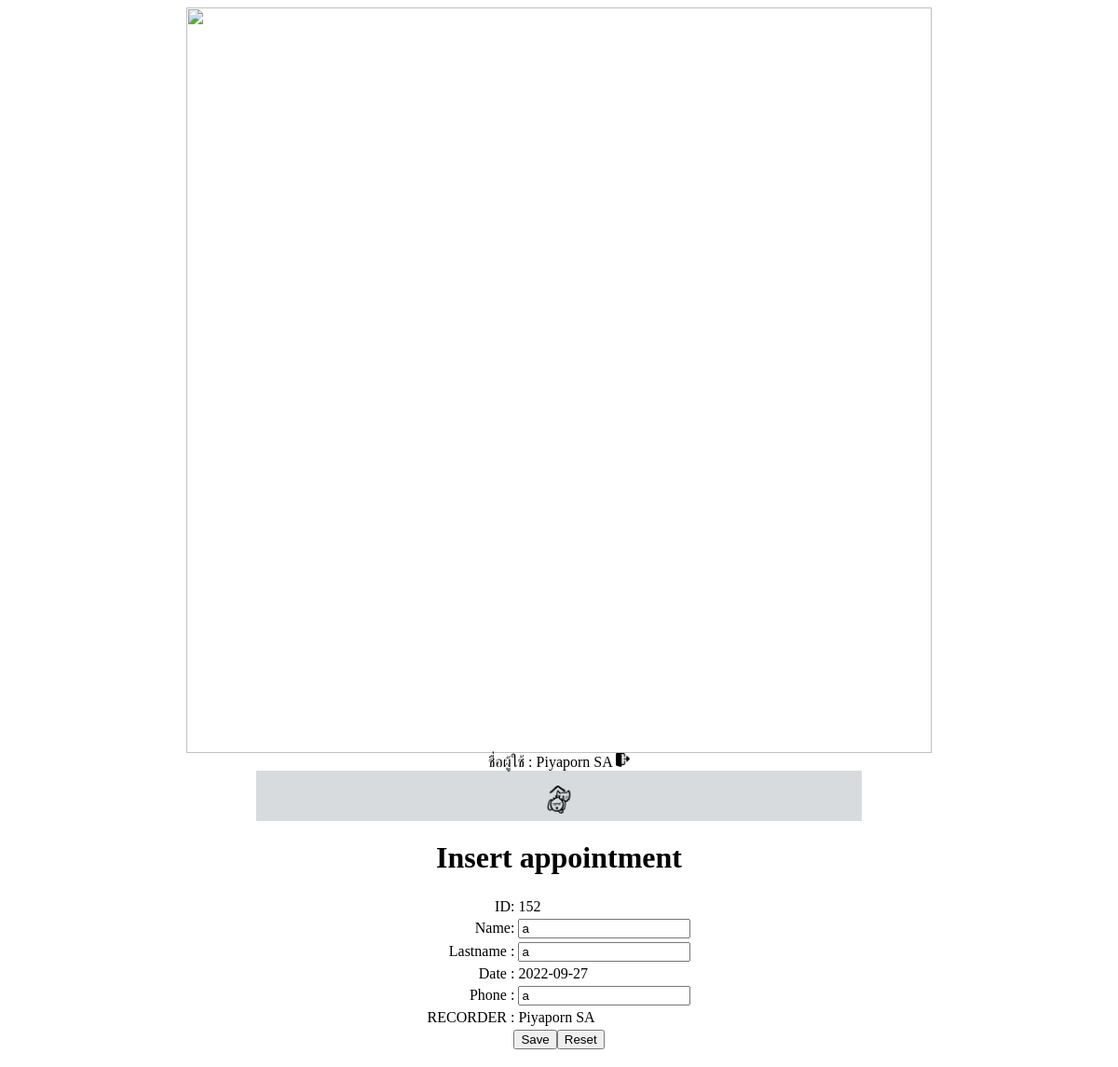
The page /f_update.php?ID=152 (signed in) on the database its author committed.
### tables this page shows
CREATE TABLE `customer` (
  `C_name` varchar(10) NOT NULL,
  `C_lastname` varchar(10) NOT NULL,
  `ID` int(11) NOT NULL,
  `phone` varchar(10) NOT NULL,
  `user` varchar(10) NOT NULL,
  `date` date NOT NULL
);

### f_update.php (the view, shortened to what this page needs)
<?php
require_once("db_connect.php");
$sql  = "SELECT * FROM customer  WHERE ID = '".$_GET["ID"]."';";
$rs = $db_conn->query($sql)
	or die ("Error: " . $sql . "<br/><br/>");
$row = $rs->fetch_assoc();
echo "<html>";
echo "<head><meta http-equiv='Content-Type' content='text/html; charset=UTF-8' />";
echo "<link rel='stylesheet' href='Shaed.css'>";
echo "</head>";
echo "<center>";
echo "<body>";
require_once("head.php");
echo "<h1>Insert appointment</h1>";
echo "<form method='post' action='update.php'>";
echo "<table>";
echo "<tr><td align='right'>ID: </td>";
    echo "<td>".$row["ID"]."</td></tr>";
echo "<tr><td align='right'>Name: </td>";
    echo "<td><input type='text' name='f_Cname' value='".$row["C_name"]."' maxlength='10' required/></td></tr>";
echo "<tr><td align='right'>Lastname : </td>";
    echo "<td><input type='text' name='f_Clastname' value='".$row["C_lastname"]."' maxlength='10' required/></td></tr>";
echo "<tr><td align='right'>Date : </td>";
    echo "<td>".$row["date"]."</td></tr>";
echo "<tr><td align='right'>Phone : </td>";
	echo "<td><input type='text' name='f_phone' value='".$row["phone"]."' onkeyup='autoTab(this)' required/></td></tr>";
echo "<tr><td align='right'>RECORDER : </td>";
    echo "<td>".$_SESSION["firstname"]." ".$_SESSION["lastname"]."</td></tr>";
echo "<tr><td colspan='2' align='center'>";
	echo "<input type='submit' value='Save' />";
	echo "<input type='reset'/></td></tr>";
echo "</table>";
echo "</form>";
echo "</body>";
echo "</center>";
echo "</html>";
?>

### rows shown on the page
customer: ID "152", f_Cname "a", f_Clastname "a", date "2022-09-27", f_phone "a"

### other values the page prints
$_SESSION["firstname"] "Piyaporn"
$_SESSION["lastname"] "SA"
